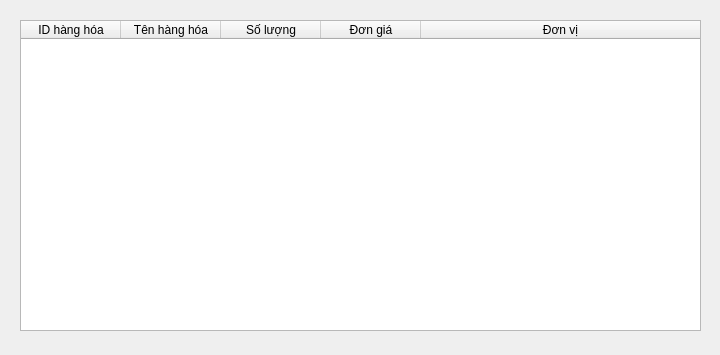
<?xml version="1.0" encoding="UTF-8"?>
<ui version="4.0">
 <class>Dialog</class>
 <widget class="QDialog" name="Dialog">
  <property name="geometry">
   <rect>
    <x>0</x>
    <y>0</y>
    <width>720</width>
    <height>355</height>
   </rect>
  </property>
  <property name="windowTitle">
   <string>Dialog</string>
  </property>
  <widget class="QTableWidget" name="prod_table">
   <property name="enabled">
    <bool>true</bool>
   </property>
   <property name="geometry">
    <rect>
     <x>20</x>
     <y>20</y>
     <width>681</width>
     <height>311</height>
    </rect>
   </property>
   <property name="font">
    <font>
     <pointsize>9</pointsize>
    </font>
   </property>
   <property name="selectionMode">
    <enum>QAbstractItemView::SingleSelection</enum>
   </property>
   <property name="selectionBehavior">
    <enum>QAbstractItemView::SelectRows</enum>
   </property>
   <attribute name="horizontalHeaderStretchLastSection">
    <bool>true</bool>
   </attribute>
   <attribute name="verticalHeaderVisible">
    <bool>false</bool>
   </attribute>
   <attribute name="verticalHeaderStretchLastSection">
    <bool>false</bool>
   </attribute>
   <column>
    <property name="text">
     <string>ID hàng hóa</string>
    </property>
   </column>
   <column>
    <property name="text">
     <string>Tên hàng hóa</string>
    </property>
   </column>
   <column>
    <property name="text">
     <string>Số lượng</string>
    </property>
   </column>
   <column>
    <property name="text">
     <string>Đơn giá</string>
    </property>
   </column>
   <column>
    <property name="text">
     <string>Đơn vị</string>
    </property>
   </column>
  </widget>
 </widget>
 <resources/>
 <connections/>
</ui>
